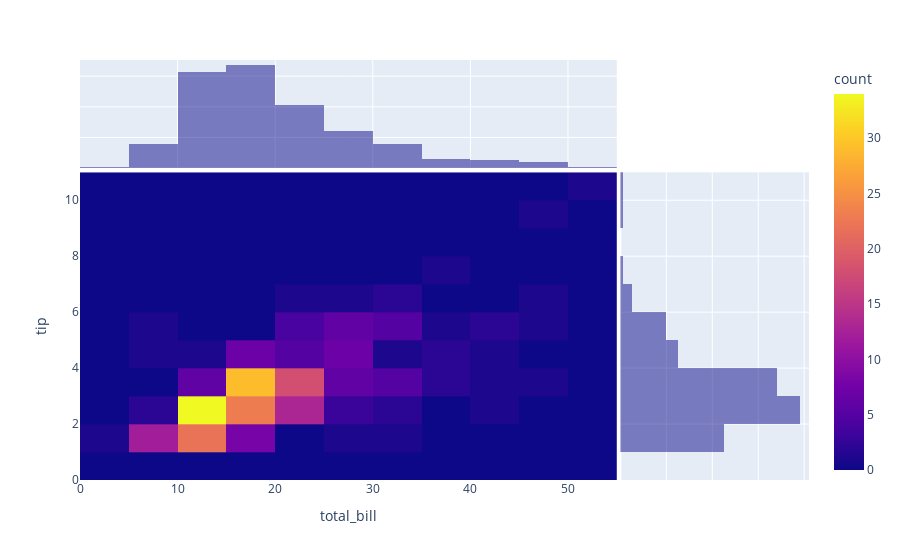

Notebook code for this chart:
### Markdown cell above
Marginal Plots

### Code cell
import plotly.express as px
df = px.data.tips()

fig = px.density_heatmap(df, x="total_bill", y="tip", marginal_x="histogram", marginal_y="histogram")
fig.show()

### Figure 1 — Plotly figure (JSON) as saved in the notebook; plotly's stock layout.template omitted (floating-point values rounded to 4 significant figures; data arrays with more than 128 entries replaced by an {"elided": "..."} marker saying what was removed)
{"data": [{"coloraxis": "coloraxis", "hovertemplate": "total_bill=%{x}<br>tip=%{y}<br>count=%{z}<extra></extra>", "name": "", "type": "histogram2d", "x": {"elided": "244 float values"}, "xaxis": "x", "xbingroup": "x", "y": {"elided": "244 float values"}, "yaxis": "y", "ybingroup": "y"}, {"alignmentgroup": "True", "bingroup": "x", "hovertemplate": "total_bill=%{x}<br>count=%{y}<extra></extra>", "legendgroup": "", "marker": {"color": "#0d0887"}, "name": "", "offsetgroup": "", "opacity": 0.5, "showlegend": false, "type": "histogram", "x": {"elided": "244 float values"}, "xaxis": "x3", "yaxis": "y3"}, {"alignmentgroup": "True", "bingroup": "y", "hovertemplate": "tip=%{y}<br>count=%{x}<extra></extra>", "legendgroup": "", "marker": {"color": "#0d0887"}, "name": "", "offsetgroup": "", "opacity": 0.5, "showlegend": false, "type": "histogram", "xaxis": "x2", "y": {"elided": "244 float values"}, "yaxis": "y2"}], "layout": {"barmode": "overlay", "coloraxis": {"colorbar": {"title": {"text": "count"}}, "colorscale": [[0, "#0d0887"], [0.1111, "#46039f"], [0.2222, "#7201a8"], [0.3333, "#9c179e"], [0.4444, "#bd3786"], [0.5556, "#d8576b"], [0.6667, "#ed7953"], [0.7778, "#fb9f3a"], [0.8889, "#fdca26"], [1, "#f0f921"]]}, "legend": {"tracegroupgap": 0}, "margin": {"t": 60}, "xaxis": {"anchor": "y", "domain": [0, 0.7363], "title": {"text": "total_bill"}}, "xaxis2": {"anchor": "y2", "domain": [0.7413, 1], "matches": "x2", "showgrid": true, "showline": false, "showticklabels": false, "ticks": ""}, "xaxis3": {"anchor": "y3", "domain": [0, 0.7363], "matches": "x", "showgrid": true, "showticklabels": false}, "xaxis4": {"anchor": "y4", "domain": [0.7413, 1], "matches": "x2", "showgrid": true, "showline": false, "showticklabels": false, "ticks": ""}, "yaxis": {"anchor": "x", "domain": [0, 0.7326], "title": {"text": "tip"}}, "yaxis2": {"anchor": "x2", "domain": [0, 0.7326], "matches": "y", "showgrid": true, "showticklabels": false}, "yaxis3": {"anchor": "x3", "domain": [0.7426, 1], "matches": "y3", "showgrid": true, "showline": false, "showticklabels": false, "ticks": ""}, "yaxis4": {"anchor": "x4", "domain": [0.7426, 1], "matches": "y3", "showgrid": true, "showline": false, "showticklabels": false, "ticks": ""}}}
